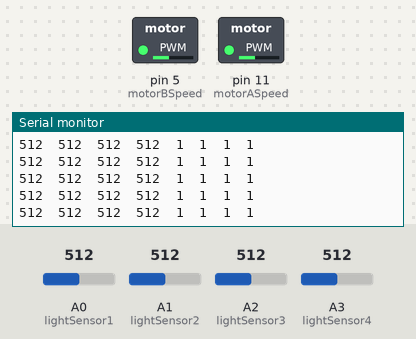
Simulated run of this sketch. Board: Arduino Uno, built with avr-gcc and run on an emulated ATmega328P. Parts: switched loads named in the sketch (green lamp = pin HIGH), the last lines printed to the serial monitor. The inputs (shaded band) are chosen by the test bench; at power-on: A0 (lightSensor1) = 512, A1 (lightSensor2) = 512, A2 (lightSensor3) = 512, A3 (lightSensor4) = 512.

Above: at 1.2 s.
1.3 s: A0 (lightSensor1) set to 111
At 1.8 s:
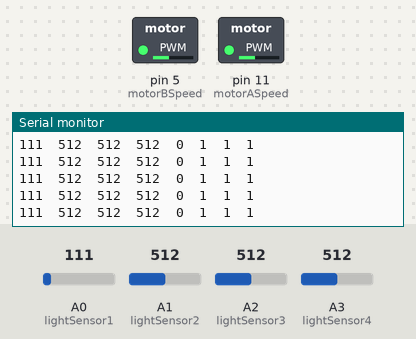
2.8 s: A0 (lightSensor1) set to 94
At 3.7 s:
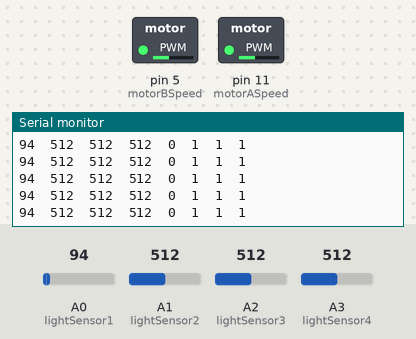
5.8 s: A1 (lightSensor2) set to 109
At 6.6 s:
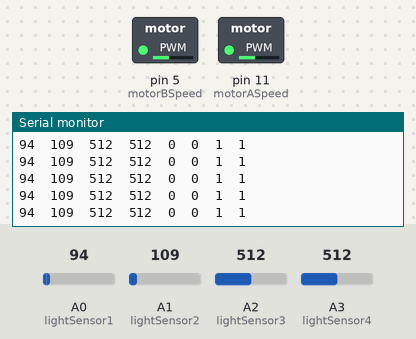
8.8 s: A1 (lightSensor2) set to 88
At 9.3 s:
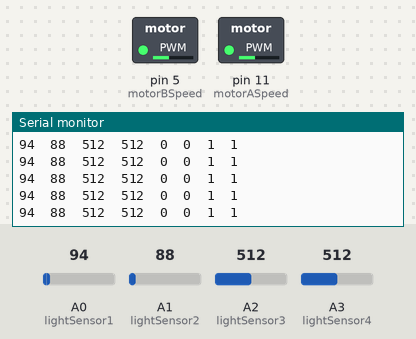
Timing chart, 0 to 11.8 s (numbered marks = the images above; inputs shaded):
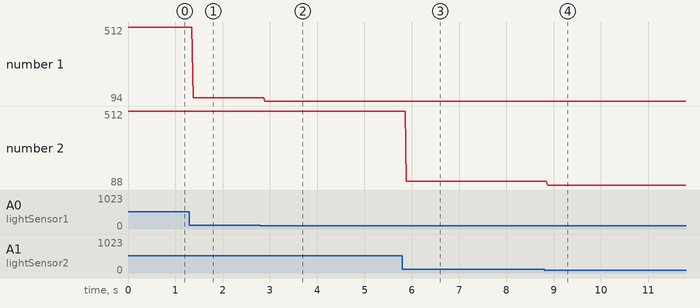

Measured:
- after the input at 1.3 s, the serial monitor: prints a new line after 0.08 s (image 1)
- after the input at 2.8 s, the serial monitor: prints a new line after 0.09 s (image 2)
- after the input at 5.8 s, the serial monitor: prints a new line after 0.08 s (image 3)
- after the input at 8.8 s, the serial monitor: prints a new line after 0.07 s (image 4)
- plotted number 1: 512 → 111 after the input at 1.3 s, 111 → 94 after the input at 2.8 s
- plotted number 2: 512 → 109 after the input at 5.8 s, 109 → 88 after the input at 8.8 s

The sketch:

00_homework_light_follower_robot.ino
```cpp
/*
 * Code to drive a two wheels robot car so that it always
 * tries to go towards the light source.
 * It used 4 LDR sensors so that it can decide to move back and forward.
 *
 *
   SENSOR PLACEMENT

         robot front

       1-A0   |   2-A1
              |
   -----------|------------
              |
       3-A2   |   4-A3

         robot back
*/

int lightSensor1 = A0;
int lightSensor2 = A1;
int lightSensor3 = A2;
int lightSensor4 = A3;

// array to store the sensor readings
int sensorValues[4];

// array to store which sensor is in light and which is in shadow
boolean sensorInLight[4];

//if two sensor readings are less that sameValueTresholds apart
//they are considered either both in light or either both in shadows
int sameValueTresholds = 50;

void setup() {
  Serial.begin (9600);
  setRobotSpeed(100);
}

void loop() {
  readSensorValues();
  checkSensorsInLight();
  printSensorValues();
  decideMovement();
}


void printSensorValues() {
  for (int i = 0; i < 4; i++) {
    Serial.print(sensorValues[i]);
    Serial.print('\t');
  }

  for (int i = 0; i < 4; i++) {
    Serial.print(sensorInLight[i]);
    Serial.print('\t');
  }
  Serial.println();
}

void readSensorValues() {
  sensorValues[0] = analogRead(lightSensor1);
  sensorValues[1] = analogRead(lightSensor2);
  sensorValues[2] = analogRead(lightSensor3);
  sensorValues[3] = analogRead(lightSensor4);
}

void checkSensorsInLight() {

  //find the sensor which is receiving most light
  int heighestIndex = 0;
  for (int i = 0; i < 4; i++) {
    if (sensorValues[i] > sensorValues[heighestIndex]) {
      heighestIndex = i;
    }
  }

  //find which other sensor is receiving a similar amount of light and
  //which one instead is in shadow and update the sensorInLight array.
  for (int i = 0; i < 4; i++) {
    if (sensorValues[heighestIndex] - sensorValues[i] < sameValueTresholds) {
      sensorInLight[i] = true;
    } else {
      sensorInLight[i] = false;
    }
  }
}

//depending on which sensor is in light and which not decide what movement to do.
void decideMovement() {
  if (sensorInLight[0] && sensorInLight[1] && sensorInLight[2] && sensorInLight[3]) {
    stopRobot();

  } else if (sensorInLight[0] && sensorInLight[1] && !sensorInLight[2] && !sensorInLight[3]) {
    moveForward();

  } else if (!sensorInLight[0] && !sensorInLight[1] && sensorInLight[2] && sensorInLight[3]) {
    moveBackward();

  } else if ((sensorInLight[0] && !sensorInLight[1] && !sensorInLight[2] && !sensorInLight[3])
             || (!sensorInLight[0] && !sensorInLight[1] && !sensorInLight[2] && sensorInLight[3])
             || (sensorInLight[0] && !sensorInLight[1] && sensorInLight[2] && !sensorInLight[3])
             || (sensorInLight[0] && sensorInLight[1] && sensorInLight[2] && !sensorInLight[3])
             || (!sensorInLight[0] && sensorInLight[1] && sensorInLight[2] && sensorInLight[3])

            ) {

    turnLeft();

  } else if ((!sensorInLight[0] && sensorInLight[1] && !sensorInLight[2] && !sensorInLight[3])
             || (!sensorInLight[0] && sensorInLight[1] && !sensorInLight[2] && sensorInLight[3])
             || (!sensorInLight[0] && !sensorInLight[1] && sensorInLight[2] && !sensorInLight[3])
             || (sensorInLight[0] && !sensorInLight[1] && sensorInLight[2] && sensorInLight[3])
             || (sensorInLight[0] && sensorInLight[1] && !sensorInLight[2] && sensorInLight[3])
            ) {

    turnRight();
  }
}
```

motorFunctions.ino
```cpp
const int motorASpeed = 11; //pwmA
const int motorBSpeed = 5;  //pwmB

const int motorAdir1 = 10;  //Ain1
const int motorAdir2 = 9;   //Ain2

const int motorBdir1 = 7;   //Bin1
const int motorBdir2 = 6;   //Bin2

const int standBy = 8;      //stby


void setRobotSpeed(int speed) {
  analogWrite(motorASpeed, speed);
  analogWrite(motorBSpeed, speed);
}

void moveForward() {
  digitalWrite(standBy, HIGH);
  digitalWrite(motorAdir1, LOW);
  digitalWrite(motorAdir2, HIGH);
  digitalWrite(motorBdir1, HIGH);
  digitalWrite(motorBdir2, LOW);
}

void moveBackward() {
  digitalWrite(standBy, HIGH);
  digitalWrite(motorAdir1, HIGH);
  digitalWrite(motorAdir2, LOW);
  digitalWrite(motorBdir1, LOW);
  digitalWrite(motorBdir2, HIGH);
}

void turnRight() {
  digitalWrite(motorAdir1, LOW);
  digitalWrite(motorAdir2, HIGH);
  digitalWrite(motorBdir1, LOW);
  digitalWrite(motorBdir2, HIGH);
}

void turnLeft() {
  digitalWrite(motorAdir1, HIGH);
  digitalWrite(motorAdir2, LOW);
  digitalWrite(motorBdir1, HIGH);
  digitalWrite(motorBdir2, LOW);
}

void stopRobot() {
  digitalWrite(standBy, LOW);
  digitalWrite(motorAdir1, HIGH);
  digitalWrite(motorAdir2, HIGH);
  digitalWrite(motorBdir1, HIGH);
  digitalWrite(motorBdir2, HIGH);

}
```
